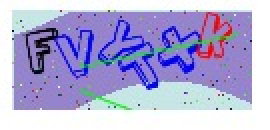
#> input picture 1.jpg, 135 x 65 px (shown 2 times larger)
$ python app.py
#> lines starting #> are read from the running program, lines starting #| are printed output that depends on the picture; after the words box and inside, x2 and y2 are one past the last pixel; in counts of white or black regions, pixels touching at a corner belong together
import cv2
#import paddleocr
# 读取图像
image = cv2.imread('1.jpg')
#> image is the input picture: shape (65, 135, 3); mean B, G, R 215.7, 174, 177.9
#ocr = paddleocr.OCR()

# 将图像转换为HSV颜色空间
hsv_image = cv2.cvtColor(image, cv2.COLOR_BGR2HSV)
#> hsv_image: shape (65, 135, 3); mean H, S, V 102, 66.9, 218.8

# # 提取红色通道
lower_1 = (0, 100, 100)
upper_1 = (10, 255, 255)
mask_red1 = cv2.inRange(hsv_image, lower_1, upper_1)
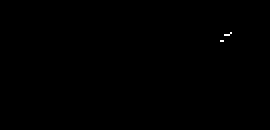
#> mask_red1: shape (65, 135) (shown 2 times larger); 0.07% white in thin lines or dots, all inside (x1, y1, x2, y2) = (110, 16, 116, 21)

lower_2 = (160, 100, 100)
upper_2 = (180, 255, 255)
mask_red2 = cv2.inRange(hsv_image, lower_2, upper_2)
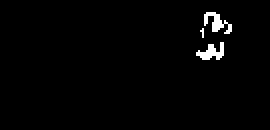
#> mask_red2: shape (65, 135) (shown 2 times larger); 1.7% white; 3 white regions (1 under 20 px), largest, box (x1, y1, x2, y2) and area: (102, 6, 116, 17) 71, (98, 21, 112, 30) 69

# # 提取蓝色通道
lower_1 = (100, 100, 100)
upper_1 = (130, 255, 255)
mask_blue1 = cv2.inRange(hsv_image, lower_1, upper_1)
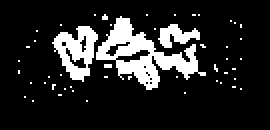
#> mask_blue1: shape (65, 135) (shown 2 times larger); 14.6% white; 50 white regions (47 under 20 px), largest, box (x1, y1, x2, y2) and area: (48, 8, 103, 45) 728, (26, 13, 49, 41) 339, (79, 12, 100, 24) 136

lower_2 = (100, 100, 100)
upper_2 = (130, 255, 255)
mask_blue2 = cv2.inRange(hsv_image, lower_2, upper_2)

mask_red = cv2.bitwise_or(mask_red1, mask_red2)
#> mask_red: shape (65, 135); 1.7% white; 3 white regions (1 under 20 px), largest, box (x1, y1, x2, y2) and area: (102, 6, 116, 18) 75, (98, 20, 112, 30) 71
mask_blue = cv2.bitwise_or(mask_blue1, mask_blue2)

# 进行形态学操作
kernel = cv2.getStructuringElement(cv2.MORPH_RECT, (5,5))
mask_red = cv2.morphologyEx(mask_red, cv2.MORPH_CLOSE, kernel)
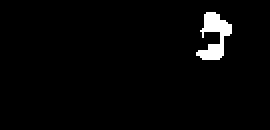
#> mask_red: shape (65, 135) (shown 2 times larger); 2.5% white; 1 white region, box (x1, y1, x2, y2) and area: (98, 6, 116, 30) 218
mask_blue = cv2.morphologyEx(mask_blue, cv2.MORPH_CLOSE, kernel)
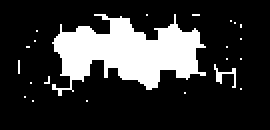
#> mask_blue: shape (65, 135) (shown 2 times larger); 20.3% white; 22 white regions (20 under 20 px)

# 检测文本区域
contours_red, _ = cv2.findContours(mask_red, cv2.RETR_EXTERNAL, cv2.CHAIN_APPROX_SIMPLE)
#> contours_red = 1 contour; box (x1, y1, x2, y2) and area: (98, 6, 116, 30) 174
for cnt in contours_red:
    area = cv2.contourArea(cnt)
    print(area)
    if area < 100:
        continue
    x, y, w, h = cv2.boundingRect(cnt)
    cv2.rectangle(image, (x,y), (x+w,y+h), (0,0,255), 1)
#> this loop made 1 pass
#> (area, x, y, w, h) on pass 1: (173.5, 98, 6, 18, 24)
#| 173.5
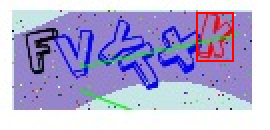
#> image: shape (65, 135, 3) (shown 2 times larger); 0.96% of pixels changed, all inside (x1, y1, x2, y2) = (98, 6, 117, 31)
    #识别文字
    # # 提取矩形区域
    # roi = image[y:y+h, x:x+w]
    # # 将矩形区域传递给Tesseract OCR引擎进行识别
    # text = pytesseract.image_to_string(roi,config="--psm 6")
    # print(text)

contours_blue, _ = cv2.findContours(mask_blue, cv2.RETR_EXTERNAL, cv2.CHAIN_APPROX_SIMPLE)
#> contours_blue = 22 contours, 21 with area under 20; largest, box (x1, y1, x2, y2) and area: (26, 7, 103, 48) 1542
for cnt in contours_blue:
    area = cv2.contourArea(cnt)
    print(area)
    if area < 100:
        continue
    x, y, w, h = cv2.boundingRect(cnt)
    cv2.rectangle(image, (x,y), (x+w,y+h), (255,0,0), 1)
#> this loop made 22 passes
#> (area, x, y, w, h) on pass 22: (1541.5, 26, 7, 77, 41)
#| 0.0
#| 0.0
#| 0.0
#| 0.0
#| 0.0
#| 0.0
#| 0.5
#| 14.0
#> (further printed lines are left out)
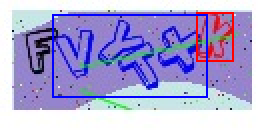
#> image: shape (65, 135, 3) (shown 2 times larger); 2.69% of pixels changed, all inside (x1, y1, x2, y2) = (26, 7, 104, 49)
    #识别文字
    # # 提取矩形区域
    # roi = image[y:y+h, x:x+w]
    # #将矩形区域传递给Tesseract OCR引擎进行识别
    # text = pytesseract.image_to_string(roi,config="--psm 6")
    # print(text)

# 显示结果
#print(ocr.ocr(image)
cv2.imshow('image', image)
cv2.waitKey(0)
cv2.destroyAllWindows()
